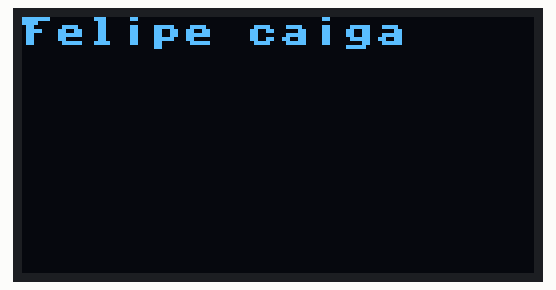
Simulated run of this program. Board: ESP32 board running MicroPython. Parts: 128×64 one-colour display. Library files of the repository ran but are not shown: sh1106.py.

Above: at 4.2 s.
At 4.9 s:
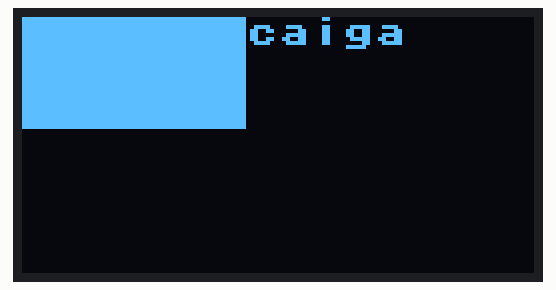
At 5.9 s:
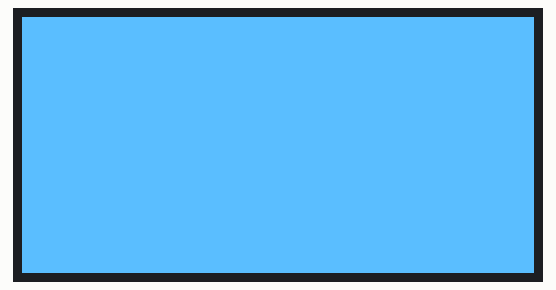
At 6.6 s:
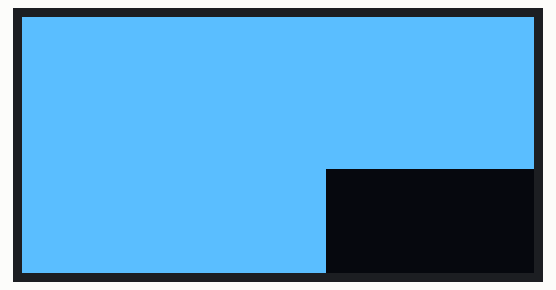
At 7.43 s:
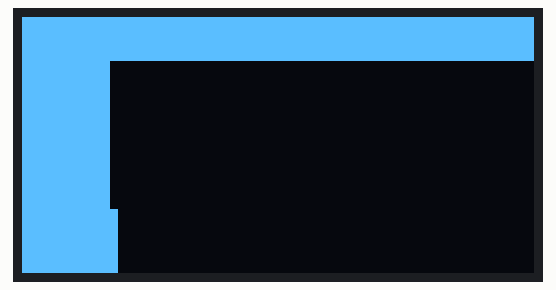

Measured:
- by itself, everything shown: repeats every 5.5 s, in 8 steps
- what the display in image 0 shows lasts 0.7 s, from 4.2 s to 4.9 s

The program:

OLED_test.py
```python
from machine import Pin, I2C
import sh1106
import time
import math

i2c = I2C(scl=Pin(22), sda=Pin(21), freq=400000)
display = sh1106.SH1106_I2C(128, 64, i2c)
display.sleep(False)
display.fill(0)
display.flip(True)
display.text("Felipe caiga",0,0,1)
display.show()
time.sleep(2)
while True:
    display.fill(0)
    display.text("Felipe caiga",0,0,1)
    display.show()
    time.sleep(2)
    for i in range(65):
        display.fill_rect(0,0,math.floor(i*128/64),i,1)
        display.show()
    for i in range(65):
        display.fill_rect(128-math.floor(i*128/64),64-i,math.floor(i*128/64),i,0)
        display.show()
```
